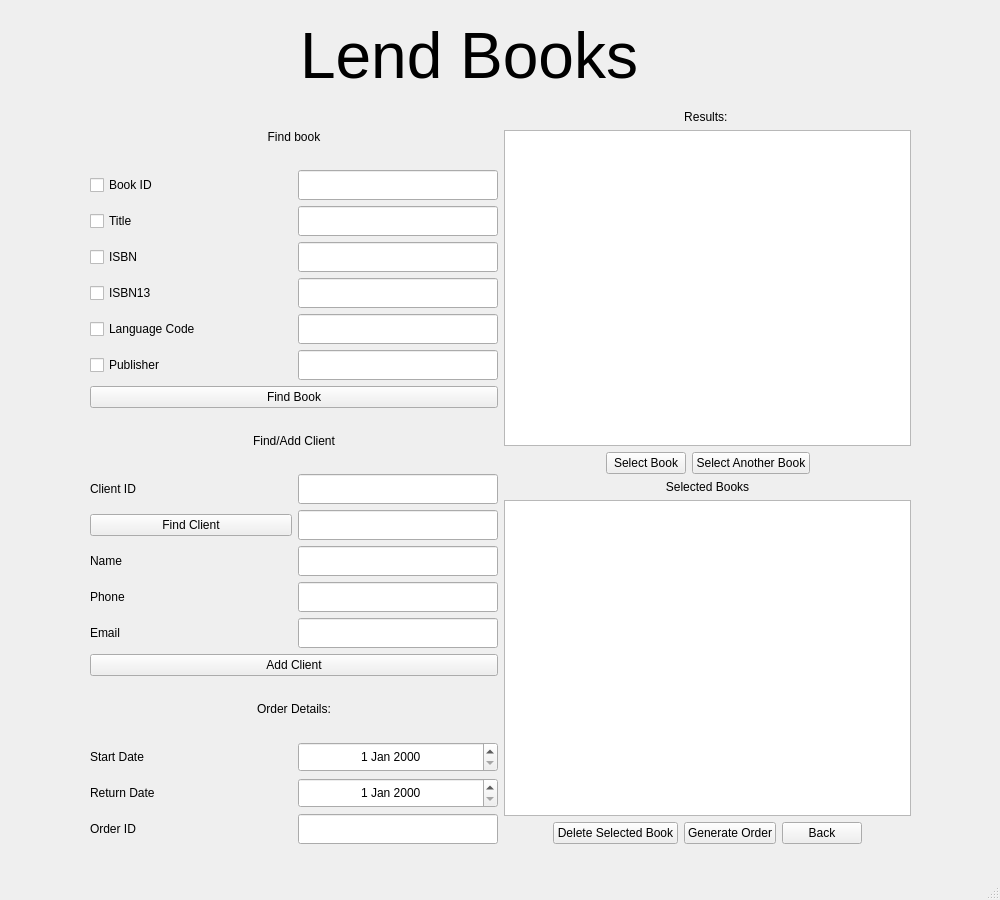
<?xml version="1.0" encoding="UTF-8"?>
<ui version="4.0">
 <class>LendBookWindow</class>
 <widget class="QMainWindow" name="LendBookWindow">
  <property name="geometry">
   <rect>
    <x>0</x>
    <y>0</y>
    <width>1000</width>
    <height>900</height>
   </rect>
  </property>
  <property name="minimumSize">
   <size>
    <width>1000</width>
    <height>900</height>
   </size>
  </property>
  <property name="maximumSize">
   <size>
    <width>1000</width>
    <height>900</height>
   </size>
  </property>
  <property name="windowTitle">
   <string>MainWindow</string>
  </property>
  <widget class="QWidget" name="centralwidget">
   <widget class="QLabel" name="label1">
    <property name="geometry">
     <rect>
      <x>300</x>
      <y>20</y>
      <width>411</width>
      <height>71</height>
     </rect>
    </property>
    <property name="font">
     <font>
      <pointsize>48</pointsize>
     </font>
    </property>
    <property name="text">
     <string>Lend Books</string>
    </property>
   </widget>
   <widget class="QWidget" name="layoutWidget">
    <property name="geometry">
     <rect>
      <x>90</x>
      <y>110</y>
      <width>821</width>
      <height>734</height>
     </rect>
    </property>
    <layout class="QHBoxLayout" name="horizontalLayout1">
     <item>
      <layout class="QVBoxLayout" name="verticalLayout1">
       <item>
        <widget class="QLabel" name="label2">
         <property name="text">
          <string>Find book</string>
         </property>
         <property name="alignment">
          <set>Qt::AlignCenter</set>
         </property>
        </widget>
       </item>
       <item>
        <layout class="QGridLayout" name="gridLayout1">
         <item row="3" column="1">
          <widget class="QLineEdit" name="lineEdit4">
           <property name="minimumSize">
            <size>
             <width>200</width>
             <height>30</height>
            </size>
           </property>
           <property name="maximumSize">
            <size>
             <width>200</width>
             <height>30</height>
            </size>
           </property>
          </widget>
         </item>
         <item row="1" column="0">
          <widget class="QCheckBox" name="checkBox2">
           <property name="text">
            <string>Title</string>
           </property>
          </widget>
         </item>
         <item row="2" column="1">
          <widget class="QLineEdit" name="lineEdit3">
           <property name="minimumSize">
            <size>
             <width>200</width>
             <height>30</height>
            </size>
           </property>
           <property name="maximumSize">
            <size>
             <width>200</width>
             <height>30</height>
            </size>
           </property>
          </widget>
         </item>
         <item row="1" column="1">
          <widget class="QLineEdit" name="lineEdit2">
           <property name="minimumSize">
            <size>
             <width>200</width>
             <height>30</height>
            </size>
           </property>
           <property name="maximumSize">
            <size>
             <width>200</width>
             <height>30</height>
            </size>
           </property>
          </widget>
         </item>
         <item row="0" column="1">
          <widget class="QLineEdit" name="lineEdit1">
           <property name="minimumSize">
            <size>
             <width>200</width>
             <height>30</height>
            </size>
           </property>
           <property name="maximumSize">
            <size>
             <width>200</width>
             <height>30</height>
            </size>
           </property>
          </widget>
         </item>
         <item row="4" column="1">
          <widget class="QLineEdit" name="lineEdit5">
           <property name="minimumSize">
            <size>
             <width>200</width>
             <height>30</height>
            </size>
           </property>
           <property name="maximumSize">
            <size>
             <width>200</width>
             <height>30</height>
            </size>
           </property>
          </widget>
         </item>
         <item row="5" column="1">
          <widget class="QLineEdit" name="lineEdit6">
           <property name="minimumSize">
            <size>
             <width>200</width>
             <height>30</height>
            </size>
           </property>
           <property name="maximumSize">
            <size>
             <width>200</width>
             <height>30</height>
            </size>
           </property>
          </widget>
         </item>
         <item row="2" column="0">
          <widget class="QCheckBox" name="checkBox3">
           <property name="text">
            <string>ISBN</string>
           </property>
          </widget>
         </item>
         <item row="0" column="0">
          <widget class="QCheckBox" name="checkBox1">
           <property name="text">
            <string>Book ID</string>
           </property>
          </widget>
         </item>
         <item row="5" column="0">
          <widget class="QCheckBox" name="checkBox6">
           <property name="text">
            <string>Publisher</string>
           </property>
          </widget>
         </item>
         <item row="3" column="0">
          <widget class="QCheckBox" name="checkBox4">
           <property name="text">
            <string>ISBN13</string>
           </property>
          </widget>
         </item>
         <item row="4" column="0">
          <widget class="QCheckBox" name="checkBox5">
           <property name="text">
            <string>Language Code</string>
           </property>
          </widget>
         </item>
        </layout>
       </item>
       <item>
        <widget class="QPushButton" name="pushButton1">
         <property name="text">
          <string>Find Book</string>
         </property>
        </widget>
       </item>
       <item>
        <widget class="QLabel" name="label3">
         <property name="text">
          <string>Find/Add Client</string>
         </property>
         <property name="alignment">
          <set>Qt::AlignCenter</set>
         </property>
        </widget>
       </item>
       <item>
        <layout class="QGridLayout" name="gridLayout2">
         <item row="3" column="1">
          <widget class="QLineEdit" name="lineEdit10">
           <property name="minimumSize">
            <size>
             <width>200</width>
             <height>30</height>
            </size>
           </property>
           <property name="maximumSize">
            <size>
             <width>200</width>
             <height>30</height>
            </size>
           </property>
          </widget>
         </item>
         <item row="0" column="0">
          <widget class="QLabel" name="label4">
           <property name="text">
            <string>Client ID</string>
           </property>
          </widget>
         </item>
         <item row="2" column="0">
          <widget class="QLabel" name="label5">
           <property name="text">
            <string>Name</string>
           </property>
          </widget>
         </item>
         <item row="1" column="0">
          <widget class="QPushButton" name="pushButton2">
           <property name="text">
            <string>Find Client</string>
           </property>
          </widget>
         </item>
         <item row="3" column="0">
          <widget class="QLabel" name="label6">
           <property name="text">
            <string>Phone</string>
           </property>
          </widget>
         </item>
         <item row="0" column="1">
          <widget class="QLineEdit" name="lineEdit7">
           <property name="minimumSize">
            <size>
             <width>200</width>
             <height>30</height>
            </size>
           </property>
           <property name="maximumSize">
            <size>
             <width>200</width>
             <height>30</height>
            </size>
           </property>
           <property name="alignment">
            <set>Qt::AlignLeading|Qt::AlignLeft|Qt::AlignVCenter</set>
           </property>
           <property name="dragEnabled">
            <bool>false</bool>
           </property>
          </widget>
         </item>
         <item row="1" column="1">
          <widget class="QLineEdit" name="lineEdit8">
           <property name="minimumSize">
            <size>
             <width>200</width>
             <height>30</height>
            </size>
           </property>
           <property name="maximumSize">
            <size>
             <width>200</width>
             <height>30</height>
            </size>
           </property>
          </widget>
         </item>
         <item row="2" column="1">
          <widget class="QLineEdit" name="lineEdit9">
           <property name="minimumSize">
            <size>
             <width>200</width>
             <height>30</height>
            </size>
           </property>
           <property name="maximumSize">
            <size>
             <width>200</width>
             <height>30</height>
            </size>
           </property>
          </widget>
         </item>
         <item row="4" column="0">
          <widget class="QLabel" name="label7">
           <property name="text">
            <string>Email</string>
           </property>
          </widget>
         </item>
         <item row="4" column="1">
          <widget class="QLineEdit" name="lineEdit11">
           <property name="minimumSize">
            <size>
             <width>200</width>
             <height>30</height>
            </size>
           </property>
           <property name="maximumSize">
            <size>
             <width>200</width>
             <height>30</height>
            </size>
           </property>
          </widget>
         </item>
        </layout>
       </item>
       <item>
        <widget class="QPushButton" name="pushButton3">
         <property name="text">
          <string>Add Client</string>
         </property>
        </widget>
       </item>
       <item>
        <widget class="QLabel" name="label8">
         <property name="text">
          <string>Order Details:</string>
         </property>
         <property name="alignment">
          <set>Qt::AlignCenter</set>
         </property>
        </widget>
       </item>
       <item>
        <layout class="QGridLayout" name="gridLayout3">
         <item row="0" column="1">
          <widget class="QDateEdit" name="dateEdit1">
           <property name="minimumSize">
            <size>
             <width>200</width>
             <height>30</height>
            </size>
           </property>
           <property name="maximumSize">
            <size>
             <width>200</width>
             <height>30</height>
            </size>
           </property>
           <property name="alignment">
            <set>Qt::AlignCenter</set>
           </property>
          </widget>
         </item>
         <item row="1" column="0">
          <widget class="QLabel" name="label10">
           <property name="text">
            <string>Return Date</string>
           </property>
          </widget>
         </item>
         <item row="1" column="1">
          <widget class="QDateEdit" name="dateEdit2">
           <property name="minimumSize">
            <size>
             <width>200</width>
             <height>30</height>
            </size>
           </property>
           <property name="maximumSize">
            <size>
             <width>200</width>
             <height>30</height>
            </size>
           </property>
           <property name="alignment">
            <set>Qt::AlignCenter</set>
           </property>
          </widget>
         </item>
         <item row="0" column="0">
          <widget class="QLabel" name="label9">
           <property name="text">
            <string>Start Date</string>
           </property>
          </widget>
         </item>
         <item row="2" column="1">
          <widget class="QLineEdit" name="lineEdit12">
           <property name="minimumSize">
            <size>
             <width>0</width>
             <height>30</height>
            </size>
           </property>
           <property name="maximumSize">
            <size>
             <width>200</width>
             <height>30</height>
            </size>
           </property>
          </widget>
         </item>
         <item row="2" column="0">
          <widget class="QLabel" name="label11">
           <property name="text">
            <string>Order ID</string>
           </property>
          </widget>
         </item>
        </layout>
       </item>
      </layout>
     </item>
     <item>
      <layout class="QVBoxLayout" name="verticalLayout2">
       <item>
        <widget class="QLabel" name="label12">
         <property name="text">
          <string>Results: </string>
         </property>
         <property name="alignment">
          <set>Qt::AlignCenter</set>
         </property>
        </widget>
       </item>
       <item>
        <widget class="QListWidget" name="listWidget1"/>
       </item>
       <item>
        <layout class="QHBoxLayout" name="horizontalLayout2">
         <item>
          <spacer name="horizontalSpacer2">
           <property name="orientation">
            <enum>Qt::Horizontal</enum>
           </property>
           <property name="sizeHint" stdset="0">
            <size>
             <width>40</width>
             <height>20</height>
            </size>
           </property>
          </spacer>
         </item>
         <item>
          <widget class="QPushButton" name="pushButton4">
           <property name="text">
            <string>Select Book</string>
           </property>
          </widget>
         </item>
         <item>
          <widget class="QPushButton" name="pushButton5">
           <property name="text">
            <string>Select Another Book</string>
           </property>
          </widget>
         </item>
         <item>
          <spacer name="horizontalSpacer1">
           <property name="orientation">
            <enum>Qt::Horizontal</enum>
           </property>
           <property name="sizeHint" stdset="0">
            <size>
             <width>40</width>
             <height>20</height>
            </size>
           </property>
          </spacer>
         </item>
        </layout>
       </item>
       <item>
        <widget class="QLabel" name="label13">
         <property name="text">
          <string>Selected Books</string>
         </property>
         <property name="alignment">
          <set>Qt::AlignCenter</set>
         </property>
        </widget>
       </item>
       <item>
        <widget class="QListWidget" name="listWidget2"/>
       </item>
       <item>
        <layout class="QHBoxLayout" name="horizontalLayout3">
         <item>
          <spacer name="horizontalSpacer4">
           <property name="orientation">
            <enum>Qt::Horizontal</enum>
           </property>
           <property name="sizeHint" stdset="0">
            <size>
             <width>40</width>
             <height>20</height>
            </size>
           </property>
          </spacer>
         </item>
         <item>
          <widget class="QPushButton" name="pushButton6">
           <property name="text">
            <string>Delete Selected Book</string>
           </property>
          </widget>
         </item>
         <item>
          <widget class="QPushButton" name="pushButton7">
           <property name="text">
            <string>Generate Order</string>
           </property>
          </widget>
         </item>
         <item>
          <widget class="QPushButton" name="pushButton8">
           <property name="text">
            <string>Back</string>
           </property>
          </widget>
         </item>
         <item>
          <spacer name="horizontalSpacer3">
           <property name="orientation">
            <enum>Qt::Horizontal</enum>
           </property>
           <property name="sizeHint" stdset="0">
            <size>
             <width>40</width>
             <height>20</height>
            </size>
           </property>
          </spacer>
         </item>
        </layout>
       </item>
      </layout>
     </item>
    </layout>
   </widget>
  </widget>
  <widget class="QMenuBar" name="menubar">
   <property name="geometry">
    <rect>
     <x>0</x>
     <y>0</y>
     <width>1000</width>
     <height>26</height>
    </rect>
   </property>
  </widget>
  <widget class="QStatusBar" name="statusbar"/>
 </widget>
 <resources/>
 <connections/>
</ui>
